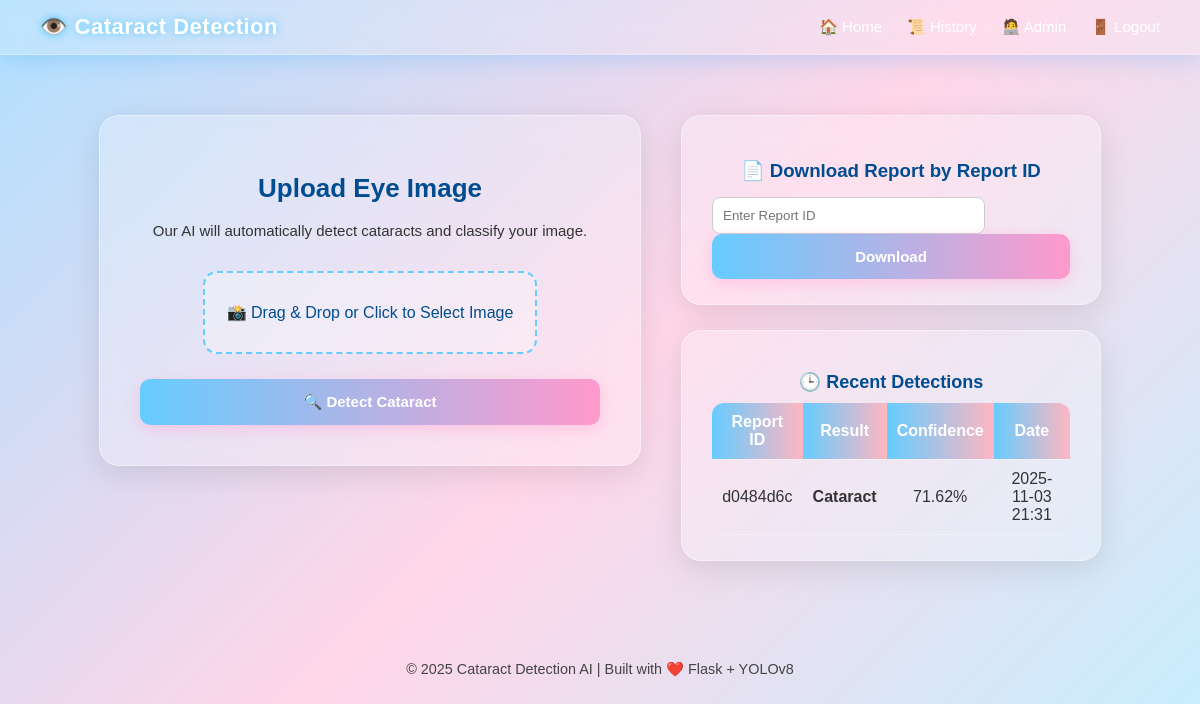
The page /dashboard (signed in) on the database its author committed.
### database.py (models this page shows, shortened)
class Detection(db.Model):
    __tablename__ = 'detection'
    id = db.Column(db.Integer, primary_key=True)
    report_id = db.Column(db.String(10), unique=True, nullable=False, index=True)
    filename = db.Column(db.String(255), nullable=False)
    annotated = db.Column(db.String(255), nullable=True)
    result = db.Column(db.String(50), nullable=False)
    confidence = db.Column(db.Float, nullable=False)
    timestamp = db.Column(db.DateTime, default=datetime.utcnow, index=True)
    user_id = db.Column(db.Integer, db.ForeignKey('user.id'), nullable=False)

### app.py (the view)
@app.route('/dashboard')
@login_required
def index():
    recent = Detection.query.filter_by(user_id=current_user.id).order_by(Detection.timestamp.desc()).limit(3).all()
    return render_template('index.html', user=current_user, recent=recent)

### app.py (called while the page is built)
@login_manager.user_loader
def load_user(user_id):
    try:
        return db.session.get(User, int(user_id))
    except Exception:
        return None

### templates/index.html (shortened to what this page needs)
<!DOCTYPE html>
<html lang="en">
<head>
</head>
<body>
<nav class="navbar">
  <div class="nav-left">
    <h2>👁️ Cataract Detection</h2>
  </div>
  <div class="nav-right">
    <a href="{{ url_for('index') }}">🏠 Home</a>
    <a href="{{ url_for('history') }}">📜 History</a>
    {% if current_user.is_authenticated and current_user.is_admin %}
      <a href="{{ url_for('admin_dashboard') }}">🧑‍💻 Admin</a>
    {% endif %}
    {% if current_user.is_authenticated %}
      <a href="{{ url_for('logout') }}">🚪 Logout</a>
    {% endif %}
  </div>
</nav>
  <div class="main-layout">
    <div class="card">
      <h1>Upload Eye Image</h1>
      <p class="subtitle">Our AI will automatically detect cataracts and classify your image.</p>
      <form id="uploadForm" action="{{ url_for('predict') }}" method="post" enctype="multipart/form-data">
        <label for="fileInput" class="dropzone" id="dropZone">
          <p>📸 Drag & Drop or Click to Select Image</p>
        </label>
        <button type="submit" class="btn">🔍 Detect Cataract</button>
      </form>
    </div>
    <div class="right-side">
      <div class="download-card">
        <h3>📄 Download Report by Report ID</h3>
        <form action="{{ url_for('download_report') }}" method="POST">
          <input type="text" name="report_id" placeholder="Enter Report ID" required>
          <button type="submit" class="btn">Download</button>
        </form>
      </div>
      {% if recent %}
      <div class="recent">
        <h2>🕒 Recent Detections</h2>
        <table>
          <tr>
            <th>Report ID</th>
            <th>Result</th>
            <th>Confidence</th>
            <th>Date</th>
          </tr>
          {% for r in recent %}
          <tr>
            <td>{{ r.report_id }}</td>
            <td class="{{ 'positive' if r.result == 'cataract' else 'normal' }}">{{ r.result|capitalize }}</td>
            <td>{{ (r.confidence * 100)|round(2) }}%</td>
            <td>{{ r.timestamp.strftime('%Y-%m-%d %H:%M') }}</td>
          </tr>
          {% endfor %}
        </table>
      </div>
      {% endif %}
    </div>
  </div>
  <footer>© 2025 Cataract Detection AI | Built with ❤️ Flask + YOLOv8</footer>
</body>
</html>

### templates/index.html (style rules this page uses)
body { font-family: 'Poppins', sans-serif; background: linear-gradient(135deg, #b0e0ff, #ffd6e8, #c2f0ff); margin: 0; padding: 0; overflow-x: hidden; min-height: 100vh; background-attachment: fixed; }
.navbar { background: rgba(255, 255, 255, 0.15); backdrop-filter: blur(14px); -webkit-backdrop-filter: blur(14px); border-bottom: 1px solid rgba(255, 255, 255, 0.3); color: white; display: flex; justify-content: space-between; align-items: center; padding: 14px 40px; position: sticky; top: 0; z-index: 1000; box-shadow: 0 4px 25px rgba(0, 150, 255, 0.2); }
.nav-left h2 { margin: 0; font-size: 22px; font-weight: 600; color: #ffffff; letter-spacing: 0.5px; text-shadow: 0 0 10px rgba(0, 180, 255, 0.6); }
.nav-right { display: flex; gap: 25px; align-items: center; }
.nav-right a { color: #ffffff; text-decoration: none; font-weight: 500; font-size: 15px; transition: 0.3s ease; position: relative; }
.nav-right a::after { content: ""; position: absolute; left: 0; bottom: -4px; width: 0%; height: 2px; background: linear-gradient(90deg, #00b4db, #0099cc); transition: 0.3s ease; border-radius: 2px; }
.main-layout { display: flex; justify-content: center; align-items: flex-start; gap: 40px; flex-wrap: wrap; padding: 60px 20px; }
.card, .download-card, .recent { background: rgba(255, 255, 255, 0.25); backdrop-filter: blur(15px); -webkit-backdrop-filter: blur(15px); border-radius: 20px; border: 1.5px solid rgba(255, 255, 255, 0.4); box-shadow: 0 8px 30px rgba(0, 0, 0, 0.1); animation: fadeIn 0.6s ease; transition: all 0.3s ease-in-out; }
.card { width: 460px; text-align: center; padding: 40px; }
h1 { color: #004c91; font-size: 26px; margin-bottom: 12px; }
.subtitle { color: #333; font-size: 15px; margin-bottom: 28px; line-height: 1.6; }
.dropzone { border: 2.5px dashed #66ccff; border-radius: 14px; width: 80%; max-width: 300px; margin: 0 auto 25px auto; padding: 30px 15px; text-align: center; cursor: pointer; background: rgba(255, 255, 255, 0.3); transition: 0.3s ease; display: flex; flex-direction: column; justify-content: center; align-items: center; }
.dropzone p { color: #004c91; font-size: 16px; font-weight: 500; margin: 0; }
.btn { padding: 14px 20px; background: linear-gradient(90deg, #66ccff, #ff99cc); border: none; color: white; border-radius: 10px; cursor: pointer; transition: 0.3s; width: 100%; font-weight: 600; font-size: 15px; box-shadow: 0 4px 15px rgba(255, 153, 204, 0.4); }
.right-side { display: flex; flex-direction: column; gap: 25px; width: 420px; }
.download-card { padding: 25px 30px; }
.download-card h3 { color: #004c91; text-align: center; margin-bottom: 15px; }
.download-card input { padding: 10px; width: 70%; border-radius: 8px; border: 1px solid #ccc; margin-right: 8px; outline: none; }
.recent { padding: 25px 30px; }
.recent h2 { color: #004c91; font-size: 18px; text-align: center; margin-bottom: 10px; }
.recent table { width: 100%; border-collapse: collapse; border-radius: 12px; overflow: hidden; }
.recent th, .recent td { padding: 10px; text-align: center; border-bottom: 1px solid rgba(255, 255, 255, 0.3); color: #333; }
.recent th { background: linear-gradient(90deg, #66ccff, #ffb6c1); color: white; }
.positive { color: #e74c3c; font-weight: 600; }
footer { text-align: center; color: #444; font-size: 0.9rem; margin: 40px 0 20px 0; }

### rows shown on the page
Detection: report_id "d0484d6c", result "Cataract", (r.confidence*100)|round(2) "71.62", timestamp "2025-11-03 21:31"
